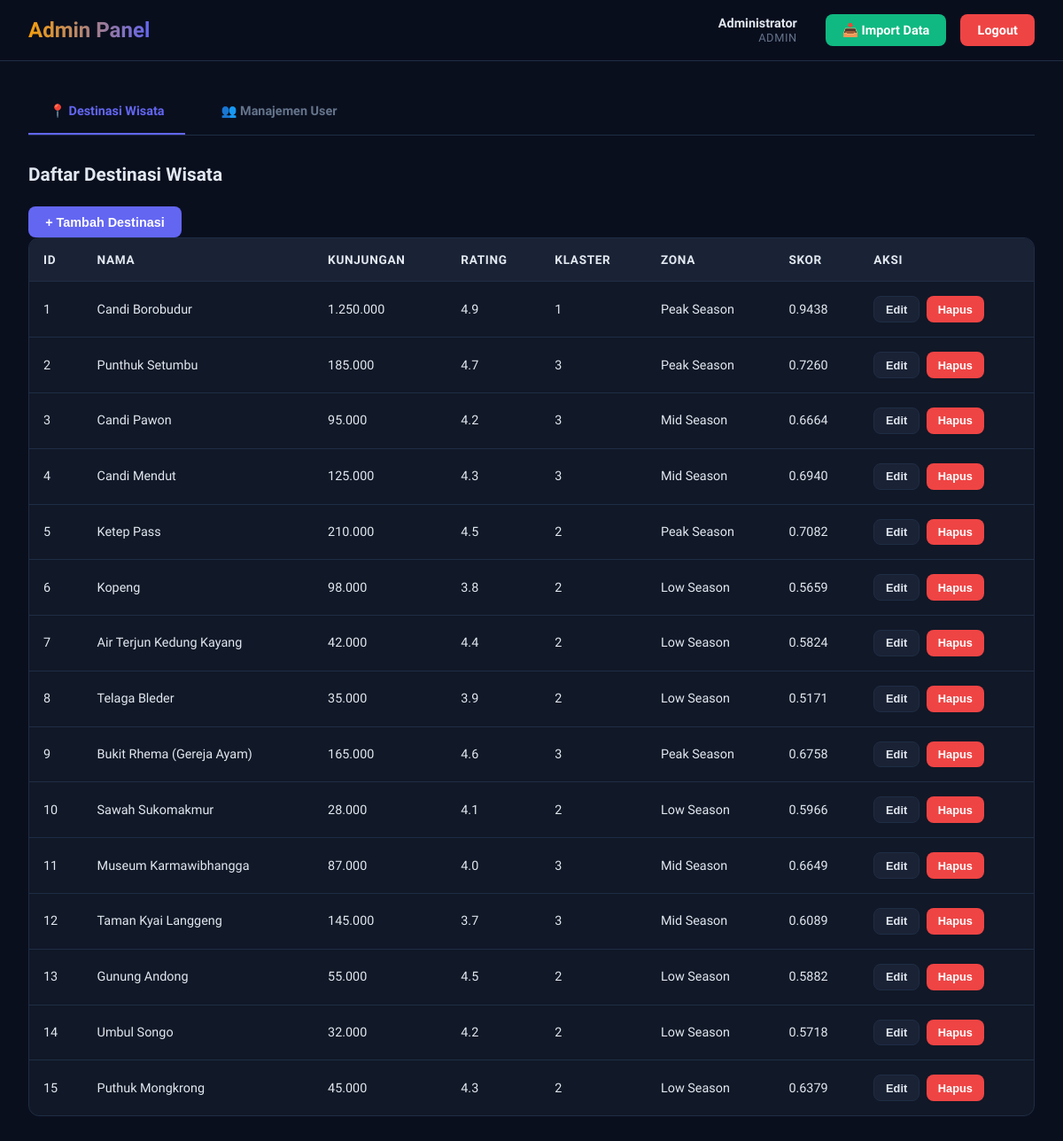
/admin.php (signed in), run on the app's committed database.
### tables this page shows
CREATE TABLE IF NOT EXISTS destinations (
    id INT AUTO_INCREMENT PRIMARY KEY,
    nama VARCHAR(255) NOT NULL,
    lon DECIMAL(10, 4) NOT NULL,
    lat DECIMAL(10, 4) NOT NULL,
    kunjungan INT NOT NULL,
    rating DECIMAL(3, 1) NOT NULL,
    aksesibilitas INT NOT NULL,
    fasilitas INT NOT NULL,
    potensi_alam INT NOT NULL,
    potensi_budaya INT NOT NULL,
    pendapatan DECIMAL(12, 2) NOT NULL,
    trend DECIMAL(5, 3) NOT NULL,
    zona VARCHAR(50) NOT NULL,
    klaster INT NOT NULL,
    skor DECIMAL(6, 4) NOT NULL,
    rekomendasi TEXT NOT NULL,
    created_at TIMESTAMP DEFAULT CURRENT_TIMESTAMP,
    updated_at TIMESTAMP DEFAULT CURRENT_TIMESTAMP ON UPDATE CURRENT_TIMESTAMP
);

### config.php (called while the page is built, shortened)
<?php
function getAllDestinations($conn)
{
    $sql = "SELECT * FROM destinations ORDER BY id ASC";
    $result = $conn->query($sql);
    $destinations = [];
    if ($result && $result->num_rows > 0) {
        while ($row = $result->fetch_assoc()) {
            $destinations[] = $row;
        }
    }
    return $destinations;
}

### admin.php (the view, shortened to what this page needs)
<?php
require_once 'config.php';
$can_manage_users = ($_SESSION['user_role'] === 'admin');
$destinations = getAllDestinations($conn);
$current_tab = $_GET['tab'] ?? 'destinations';
?>
<!DOCTYPE html>
<html lang="id">
<head>
</head>
<body>
    <div class="header">
        <h1>Admin Panel</h1>
        <div class="header-info">
            <div class="user-info">
                <div class="user-name"><?php echo htmlspecialchars($_SESSION['user_name']); ?></div>
                <div class="user-role"><?php echo htmlspecialchars($_SESSION['user_role']); ?></div>
            </div>
            <div class="header-actions">
                <a href="import.php" class="btn btn-success">📥 Import Data</a>
                <a href="admin.php?logout" class="btn btn-danger">Logout</a>
            </div>
        </div>
    </div>
    <div class="container">
        <div class="tabs">
            <button class="tab-button <?php echo ($current_tab === 'destinations') ? 'active' : ''; ?>" onclick="switchTab('destinations')">📍 Destinasi Wisata</button>
            <?php if ($can_manage_users): ?>
                <button class="tab-button <?php echo ($current_tab === 'users') ? 'active' : ''; ?>" onclick="switchTab('users')">👥 Manajemen User</button>
            <?php endif; ?>
        </div>
        <div class="tab-content <?php echo ($current_tab === 'destinations') ? 'active' : ''; ?>">
            <h2 style="font-size: 1.3rem; margin-bottom: 1.5rem;">Daftar Destinasi Wisata</h2>
            <button class="btn btn-primary" onclick="openModal('destination')">+ Tambah Destinasi</button>
            <div class="table-container">
                <table>
                    <thead>
                        <tr>
                            <th>ID</th>
                            <th>Nama</th>
                            <th>Kunjungan</th>
                            <th>Rating</th>
                            <th>Klaster</th>
                            <th>Zona</th>
                            <th>Skor</th>
                            <th>Aksi</th>
                        </tr>
                    </thead>
                    <tbody>
                        <?php foreach ($destinations as $dest): ?>
                            <tr>
                                <td><?php echo $dest['id']; ?></td>
                                <td><?php echo htmlspecialchars($dest['nama']); ?></td>
                                <td><?php echo number_format($dest['kunjungan'], 0, ',', '.'); ?></td>
                                <td><?php echo number_format($dest['rating'], 1); ?></td>
                                <td><?php echo $dest['klaster']; ?></td>
                                <td><?php echo htmlspecialchars($dest['zona']); ?></td>
                                <td><?php echo number_format($dest['skor'], 4); ?></td>
                                <td>
                                    <div class="action-buttons">
                                        <button class="btn btn-secondary btn-small" onclick="editDestination(<?php echo $dest['id']; ?>)">Edit</button>
                                        <button class="btn btn-danger btn-small" onclick="deleteDestination(<?php echo $dest['id']; ?>)">Hapus</button>
                                    </div>
                                </td>
                            </tr>
                        <?php endforeach; ?>
                    </tbody>
                </table>
            </div>
        </div>
    </div>
</body>
</html>

### admin.php (style rules this page uses)
:root { --bg: #0a0f1e; --surface: #111827; --surface2: #1a2235; --border: #1e2d45; --text: #e2e8f0; --muted: #64748b; --accent: #6366f1; --k1: #f59e0b; --k2: #3b82f6; --k3: #10b981; --danger: #ef4444; }
* { margin: 0; padding: 0; box-sizing: border-box; }
body { background: var(--bg); color: var(--text); font-family: 'Sora', sans-serif; }
.header { background: rgba(10, 15, 30, 0.92); backdrop-filter: blur(12px); border-bottom: 1px solid var(--border); padding: 1rem 2rem; display: flex; justify-content: space-between; align-items: center; position: sticky; top: 0; z-index: 100; }
.header h1 { font-size: 1.5rem; background: linear-gradient(90deg, var(--k1), var(--accent)); -webkit-background-clip: text; -webkit-text-fill-color: transparent; }
.header-info { display: flex; gap: 2rem; align-items: center; }
.user-info { text-align: right; font-size: 0.9rem; }
.user-name { font-weight: 600; }
.user-role { font-size: 0.8rem; color: var(--muted); text-transform: uppercase; letter-spacing: 0.05em; }
.header-actions { display: flex; gap: 1rem; align-items: center; }
.btn { padding: 0.6rem 1.2rem; border-radius: 8px; font-size: 0.9rem; font-weight: 600; border: none; cursor: pointer; transition: all 0.2s; text-decoration: none; display: inline-block; }
.btn-primary { background: var(--accent); color: white; }
.btn-success { background: var(--k3); color: white; }
.btn-danger { background: var(--danger); color: white; }
.btn-secondary { background: var(--surface2); color: var(--text); border: 1px solid var(--border); }
.btn-small { padding: 0.4rem 0.8rem; font-size: 0.8rem; }
.container { max-width: 1200px; margin: 0 auto; padding: 2rem; }
.tabs { display: flex; gap: 1rem; margin-bottom: 2rem; border-bottom: 1px solid var(--border); padding-bottom: 0; flex-wrap: wrap; }
.tab-button { background: none; border: none; color: var(--muted); padding: 1rem 1.5rem; cursor: pointer; font-size: 0.9rem; font-weight: 600; border-bottom: 2px solid transparent; transition: all 0.2s; font-family: 'Sora', sans-serif; }
.tab-button.active { color: var(--accent); border-bottom-color: var(--accent); }
.table-container { background: var(--surface); border: 1px solid var(--border); border-radius: 12px; overflow: hidden; margin-bottom: 2rem; }
table { width: 100%; border-collapse: collapse; }
th { background: var(--surface2); padding: 1rem; text-align: left; font-weight: 600; border-bottom: 1px solid var(--border); font-size: 0.85rem; text-transform: uppercase; letter-spacing: 0.05em; }
td { padding: 1rem; border-bottom: 1px solid var(--border); font-size: 0.9rem; }
tr:last-child td { border-bottom: none; }
.action-buttons { display: flex; gap: 0.5rem; }
.tab-content { display: none; }
.tab-content.active { display: block; }

### data on the page
destinations: id "1", nama "Candi Borobudur", kunjungan "1.250.000", rating "4.9", klaster "1", zona "Peak Season", skor "0.9438"
destinations: id "2", nama "Punthuk Setumbu", kunjungan "185.000", rating "4.7", klaster "3", zona "Peak Season", skor "0.7260"
destinations: id "3", nama "Candi Pawon", kunjungan "95.000", rating "4.2", klaster "3", zona "Mid Season", skor "0.6664"
destinations: id "4", nama "Candi Mendut", kunjungan "125.000", rating "4.3", klaster "3", zona "Mid Season", skor "0.6940"
destinations: id "5", nama "Ketep Pass", kunjungan "210.000", rating "4.5", klaster "2", zona "Peak Season", skor "0.7082"
destinations: id "6", nama "Kopeng", kunjungan "98.000", rating "3.8", klaster "2", zona "Low Season", skor "0.5659"
destinations: id "7", nama "Air Terjun Kedung Kayang", kunjungan "42.000", rating "4.4", klaster "2", zona "Low Season", skor "0.5824"
destinations: id "8", nama "Telaga Bleder", kunjungan "35.000", rating "3.9", klaster "2", zona "Low Season", skor "0.5171"
destinations: id "9", nama "Bukit Rhema (Gereja Ayam)", kunjungan "165.000", rating "4.6", klaster "3", zona "Peak Season", skor "0.6758"
destinations: id "10", nama "Sawah Sukomakmur", kunjungan "28.000", rating "4.1", klaster "2", zona "Low Season", skor "0.5966"
destinations: id "11", nama "Museum Karmawibhangga", kunjungan "87.000", rating "4.0", klaster "3", zona "Mid Season", skor "0.6649"
destinations: id "12", nama "Taman Kyai Langgeng", kunjungan "145.000", rating "3.7", klaster "3", zona "Mid Season", skor "0.6089"
destinations: id "13", nama "Gunung Andong", kunjungan "55.000", rating "4.5", klaster "2", zona "Low Season", skor "0.5882"
destinations: id "14", nama "Umbul Songo", kunjungan "32.000", rating "4.2", klaster "2", zona "Low Season", skor "0.5718"
destinations: id "15", nama "Puthuk Mongkrong", kunjungan "45.000", rating "4.3", klaster "2", zona "Low Season", skor "0.6379"

### other printed values
$_SESSION['user_name'] "Administrator"
$_SESSION['user_role'] "ADMIN"
